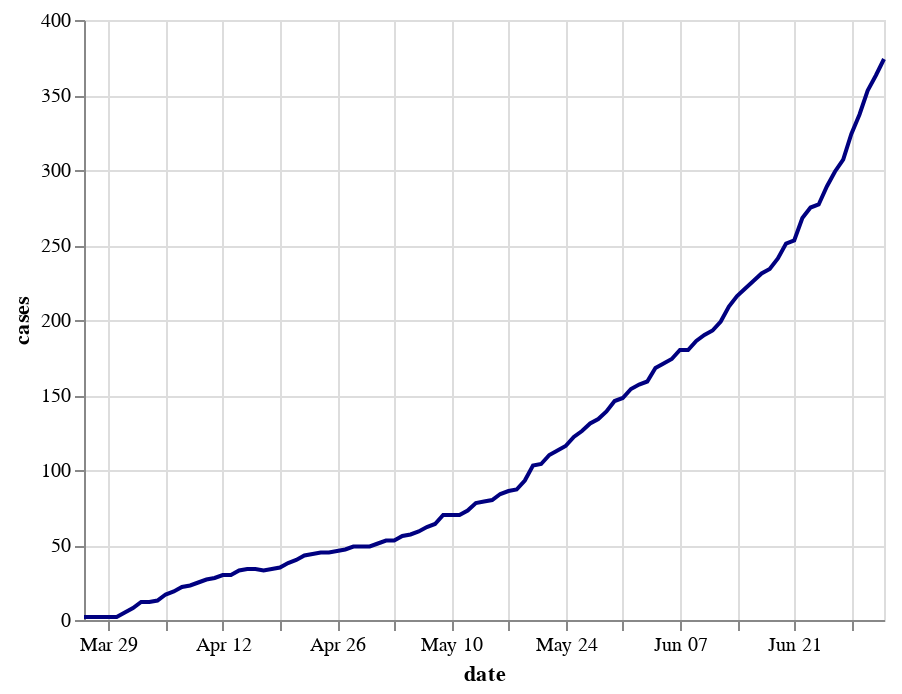

Source (notebook cell):
### Code cell
df2 = df[df.Region.str.contains("Hacienda Heights")]
(
    alt.Chart(df2)
    .mark_line()
    .encode(
        x=alt.X("date"),
        y=alt.Y("cases"),
        color=alt.value("navy")
    )
)

### Figure 1 — Vega-Lite specification as saved in the notebook (floating-point values rounded to 4 significant figures)
{"config": {"view": {"continuousWidth": 400, "continuousHeight": 300}}, "data": {"name": "data-9480e6055c45a6827f41e2787b451149"}, "mark": "line", "encoding": {"color": {"value": "navy"}, "x": {"type": "temporal", "field": "date"}, "y": {"type": "quantitative", "field": "cases"}}, "$schema": "https://vega.github.io/schema/vega-lite/v4.8.1.json", "datasets": {"data-9480e6055c45a6827f41e2787b451149": [{"Region": "Hacienda Heights", "Latitude": 33.99, "Longitude": -118.0, "date": "2020-03-26T00:00:00", "cases": 2}, {"Region": "Hacienda Heights", "Latitude": 33.99, "Longitude": -118.0, "date": "2020-03-27T00:00:00", "cases": 2}, {"Region": "Hacienda Heights", "Latitude": 33.99, "Longitude": -118.0, "date": "2020-03-28T00:00:00", "cases": 2}, {"Region": "Hacienda Heights", "Latitude": 33.99, "Longitude": -118.0, "date": "2020-03-29T00:00:00", "cases": 2}, {"Region": "Hacienda Heights", "Latitude": 33.99, "Longitude": -118.0, "date": "2020-03-30T00:00:00", "cases": 2}, {"Region": "Hacienda Heights", "Latitude": 33.99, "Longitude": -118.0, "date": "2020-03-31T00:00:00", "cases": 5}, {"Region": "Hacienda Heights", "Latitude": 33.99, "Longitude": -118.0, "date": "2020-04-01T00:00:00", "cases": 8}, {"Region": "Hacienda Heights", "Latitude": 33.99, "Longitude": -118.0, "date": "2020-04-02T00:00:00", "cases": 12}, {"Region": "Hacienda Heights", "Latitude": 33.99, "Longitude": -118.0, "date": "2020-04-03T00:00:00", "cases": 12}, {"Region": "Hacienda Heights", "Latitude": 33.99, "Longitude": -118.0, "date": "2020-04-04T00:00:00", "cases": 13}, {"Region": "Hacienda Heights", "Latitude": 33.99, "Longitude": -118.0, "date": "2020-04-05T00:00:00", "cases": 17}, {"Region": "Hacienda Heights", "Latitude": 33.99, "Longitude": -118.0, "date": "2020-04-06T00:00:00", "cases": 19}, {"Region": "Hacienda Heights", "Latitude": 33.99, "Longitude": -118.0, "date": "2020-04-07T00:00:00", "cases": 22}, {"Region": "Hacienda Heights", "Latitude": 33.99, "Longitude": -118.0, "date": "2020-04-08T00:00:00", "cases": 23}, {"Region": "Hacienda Heights", "Latitude": 33.99, "Longitude": -118.0, "date": "2020-04-09T00:00:00", "cases": 25}, {"Region": "Hacienda Heights", "Latitude": 33.99, "Longitude": -118.0, "date": "2020-04-10T00:00:00", "cases": 27}, {"Region": "Hacienda Heights", "Latitude": 33.99, "Longitude": -118.0, "date": "2020-04-11T00:00:00", "cases": 28}, {"Region": "Hacienda Heights", "Latitude": 33.99, "Longitude": -118.0, "date": "2020-04-12T00:00:00", "cases": 30}, {"Region": "Hacienda Heights", "Latitude": 33.99, "Longitude": -118.0, "date": "2020-04-13T00:00:00", "cases": 30}, {"Region": "Hacienda Heights", "Latitude": 33.99, "Longitude": -118.0, "date": "2020-04-14T00:00:00", "cases": 33}, {"Region": "Hacienda Heights", "Latitude": 33.99, "Longitude": -118.0, "date": "2020-04-15T00:00:00", "cases": 34}, {"Region": "Hacienda Heights", "Latitude": 33.99, "Longitude": -118.0, "date": "2020-04-16T00:00:00", "cases": 34}, {"Region": "Hacienda Heights", "Latitude": 33.99, "Longitude": -118.0, "date": "2020-04-17T00:00:00", "cases": 33}, {"Region": "Hacienda Heights", "Latitude": 33.99, "Longitude": -118.0, "date": "2020-04-18T00:00:00", "cases": 34}, {"Region": "Hacienda Heights", "Latitude": 33.99, "Longitude": -118.0, "date": "2020-04-19T00:00:00", "cases": 35}, {"Region": "Hacienda Heights", "Latitude": 33.99, "Longitude": -118.0, "date": "2020-04-20T00:00:00", "cases": 38}, {"Region": "Hacienda Heights", "Latitude": 33.99, "Longitude": -118.0, "date": "2020-04-21T00:00:00", "cases": 40}, {"Region": "Hacienda Heights", "Latitude": 33.99, "Longitude": -118.0, "date": "2020-04-22T00:00:00", "cases": 43}, {"Region": "Hacienda Heights", "Latitude": 33.99, "Longitude": -118.0, "date": "2020-04-23T00:00:00", "cases": 44}, {"Region": "Hacienda Heights", "Latitude": 33.99, "Longitude": -118.0, "date": "2020-04-24T00:00:00", "cases": 45}, {"Region": "Hacienda Heights", "Latitude": 33.99, "Longitude": -118.0, "date": "2020-04-25T00:00:00", "cases": 45}, {"Region": "Hacienda Heights", "Latitude": 33.99, "Longitude": -118.0, "date": "2020-04-26T00:00:00", "cases": 46}, {"Region": "Hacienda Heights", "Latitude": 33.99, "Longitude": -118.0, "date": "2020-04-27T00:00:00", "cases": 47}, {"Region": "Hacienda Heights", "Latitude": 33.99, "Longitude": -118.0, "date": "2020-04-28T00:00:00", "cases": 49}, {"Region": "Hacienda Heights", "Latitude": 33.99, "Longitude": -118.0, "date": "2020-04-29T00:00:00", "cases": 49}, {"Region": "Hacienda Heights", "Latitude": 33.99, "Longitude": -118.0, "date": "2020-04-30T00:00:00", "cases": 49}, {"Region": "Hacienda Heights", "Latitude": 33.99, "Longitude": -118.0, "date": "2020-05-01T00:00:00", "cases": 51}, {"Region": "Hacienda Heights", "Latitude": 33.99, "Longitude": -118.0, "date": "2020-05-02T00:00:00", "cases": 53}, {"Region": "Hacienda Heights", "Latitude": 33.99, "Longitude": -118.0, "date": "2020-05-03T00:00:00", "cases": 53}, {"Region": "Hacienda Heights", "Latitude": 33.99, "Longitude": -118.0, "date": "2020-05-04T00:00:00", "cases": 56}, {"Region": "Hacienda Heights", "Latitude": 33.99, "Longitude": -118.0, "date": "2020-05-05T00:00:00", "cases": 57}, {"Region": "Hacienda Heights", "Latitude": 33.99, "Longitude": -118.0, "date": "2020-05-06T00:00:00", "cases": 59}, {"Region": "Hacienda Heights", "Latitude": 33.99, "Longitude": -118.0, "date": "2020-05-07T00:00:00", "cases": 62}, {"Region": "Hacienda Heights", "Latitude": 33.99, "Longitude": -118.0, "date": "2020-05-08T00:00:00", "cases": 64}, {"Region": "Hacienda Heights", "Latitude": 33.99, "Longitude": -118.0, "date": "2020-05-09T00:00:00", "cases": 70}, {"Region": "Hacienda Heights", "Latitude": 33.99, "Longitude": -118.0, "date": "2020-05-10T00:00:00", "cases": 70}, {"Region": "Hacienda Heights", "Latitude": 33.99, "Longitude": -118.0, "date": "2020-05-11T00:00:00", "cases": 70}, {"Region": "Hacienda Heights", "Latitude": 33.99, "Longitude": -118.0, "date": "2020-05-12T00:00:00", "cases": 73}, {"Region": "Hacienda Heights", "Latitude": 33.99, "Longitude": -118.0, "date": "2020-05-13T00:00:00", "cases": 78}, {"Region": "Hacienda Heights", "Latitude": 33.99, "Longitude": -118.0, "date": "2020-05-14T00:00:00", "cases": 79}, {"Region": "Hacienda Heights", "Latitude": 33.99, "Longitude": -118.0, "date": "2020-05-15T00:00:00", "cases": 80}, {"Region": "Hacienda Heights", "Latitude": 33.99, "Longitude": -118.0, "date": "2020-05-16T00:00:00", "cases": 84}, {"Region": "Hacienda Heights", "Latitude": 33.99, "Longitude": -118.0, "date": "2020-05-17T00:00:00", "cases": 86}, {"Region": "Hacienda Heights", "Latitude": 33.99, "Longitude": -118.0, "date": "2020-05-18T00:00:00", "cases": 87}, {"Region": "Hacienda Heights", "Latitude": 33.99, "Longitude": -118.0, "date": "2020-05-19T00:00:00", "cases": 93}, {"Region": "Hacienda Heights", "Latitude": 33.99, "Longitude": -118.0, "date": "2020-05-20T00:00:00", "cases": 103}, {"Region": "Hacienda Heights", "Latitude": 33.99, "Longitude": -118.0, "date": "2020-05-21T00:00:00", "cases": 104}, {"Region": "Hacienda Heights", "Latitude": 33.99, "Longitude": -118.0, "date": "2020-05-22T00:00:00", "cases": 110}, {"Region": "Hacienda Heights", "Latitude": 33.99, "Longitude": -118.0, "date": "2020-05-23T00:00:00", "cases": 113}, {"Region": "Hacienda Heights", "Latitude": 33.99, "Longitude": -118.0, "date": "2020-05-24T00:00:00", "cases": 116}, {"Region": "Hacienda Heights", "Latitude": 33.99, "Longitude": -118.0, "date": "2020-05-25T00:00:00", "cases": 122}, {"Region": "Hacienda Heights", "Latitude": 33.99, "Longitude": -118.0, "date": "2020-05-26T00:00:00", "cases": 126}, {"Region": "Hacienda Heights", "Latitude": 33.99, "Longitude": -118.0, "date": "2020-05-27T00:00:00", "cases": 131}, {"Region": "Hacienda Heights", "Latitude": 33.99, "Longitude": -118.0, "date": "2020-05-28T00:00:00", "cases": 134}, {"Region": "Hacienda Heights", "Latitude": 33.99, "Longitude": -118.0, "date": "2020-05-29T00:00:00", "cases": 139}, {"Region": "Hacienda Heights", "Latitude": 33.99, "Longitude": -118.0, "date": "2020-05-30T00:00:00", "cases": 146}, {"Region": "Hacienda Heights", "Latitude": 33.99, "Longitude": -118.0, "date": "2020-05-31T00:00:00", "cases": 148}, {"Region": "Hacienda Heights", "Latitude": 33.99, "Longitude": -118.0, "date": "2020-06-01T00:00:00", "cases": 154}, {"Region": "Hacienda Heights", "Latitude": 33.99, "Longitude": -118.0, "date": "2020-06-02T00:00:00", "cases": 157}, {"Region": "Hacienda Heights", "Latitude": 33.99, "Longitude": -118.0, "date": "2020-06-03T00:00:00", "cases": 159}, {"Region": "Hacienda Heights", "Latitude": 33.99, "Longitude": -118.0, "date": "2020-06-04T00:00:00", "cases": 168}, {"Region": "Hacienda Heights", "Latitude": 33.99, "Longitude": -118.0, "date": "2020-06-05T00:00:00", "cases": 171}, {"Region": "Hacienda Heights", "Latitude": 33.99, "Longitude": -118.0, "date": "2020-06-06T00:00:00", "cases": 174}, {"Region": "Hacienda Heights", "Latitude": 33.99, "Longitude": -118.0, "date": "2020-06-07T00:00:00", "cases": 180}, {"Region": "Hacienda Heights", "Latitude": 33.99, "Longitude": -118.0, "date": "2020-06-08T00:00:00", "cases": 180}, {"Region": "Hacienda Heights", "Latitude": 33.99, "Longitude": -118.0, "date": "2020-06-09T00:00:00", "cases": 186}, {"Region": "Hacienda Heights", "Latitude": 33.99, "Longitude": -118.0, "date": "2020-06-10T00:00:00", "cases": 190}, {"Region": "Hacienda Heights", "Latitude": 33.99, "Longitude": -118.0, "date": "2020-06-11T00:00:00", "cases": 193}, {"Region": "Hacienda Heights", "Latitude": 33.99, "Longitude": -118.0, "date": "2020-06-12T00:00:00", "cases": 199}, {"Region": "Hacienda Heights", "Latitude": 33.99, "Longitude": -118.0, "date": "2020-06-13T00:00:00", "cases": 209}, {"Region": "Hacienda Heights", "Latitude": 33.99, "Longitude": -118.0, "date": "2020-06-14T00:00:00", "cases": 216}, {"Region": "Hacienda Heights", "Latitude": 33.99, "Longitude": -118.0, "date": "2020-06-15T00:00:00", "cases": 221}, {"Region": "Hacienda Heights", "Latitude": 33.99, "Longitude": -118.0, "date": "2020-06-16T00:00:00", "cases": 226}, {"Region": "Hacienda Heights", "Latitude": 33.99, "Longitude": -118.0, "date": "2020-06-17T00:00:00", "cases": 231}, {"Region": "Hacienda Heights", "Latitude": 33.99, "Longitude": -118.0, "date": "2020-06-18T00:00:00", "cases": 234}, {"Region": "Hacienda Heights", "Latitude": 33.99, "Longitude": -118.0, "date": "2020-06-19T00:00:00", "cases": 241}, {"Region": "Hacienda Heights", "Latitude": 33.99, "Longitude": -118.0, "date": "2020-06-20T00:00:00", "cases": 251}, {"Region": "Hacienda Heights", "Latitude": 33.99, "Longitude": -118.0, "date": "2020-06-21T00:00:00", "cases": 253}, {"Region": "Hacienda Heights", "Latitude": 33.99, "Longitude": -118.0, "date": "2020-06-22T00:00:00", "cases": 268}, {"Region": "Hacienda Heights", "Latitude": 33.99, "Longitude": -118.0, "date": "2020-06-23T00:00:00", "cases": 275}, {"Region": "Hacienda Heights", "Latitude": 33.99, "Longitude": -118.0, "date": "2020-06-24T00:00:00", "cases": 277}, {"Region": "Hacienda Heights", "Latitude": 33.99, "Longitude": -118.0, "date": "2020-06-25T00:00:00", "cases": 289}, {"Region": "Hacienda Heights", "Latitude": 33.99, "Longitude": -118.0, "date": "2020-06-26T00:00:00", "cases": 299}, {"Region": "Hacienda Heights", "Latitude": 33.99, "Longitude": -118.0, "date": "2020-06-27T00:00:00", "cases": 307}, {"Region": "Hacienda Heights", "Latitude": 33.99, "Longitude": -118.0, "date": "2020-06-28T00:00:00", "cases": 324}, {"Region": "Hacienda Heights", "Latitude": 33.99, "Longitude": -118.0, "date": "2020-06-29T00:00:00", "cases": 337}, {"Region": "Hacienda Heights", "Latitude": 33.99, "Longitude": -118.0, "date": "2020-06-30T00:00:00", "cases": 353}, {"Region": "Hacienda Heights", "Latitude": 33.99, "Longitude": -118.0, "date": "2020-07-01T00:00:00", "cases": 363}, {"Region": "Hacienda Heights", "Latitude": 33.99, "Longitude": -118.0, "date": "2020-07-02T00:00:00", "cases": 374}]}}
